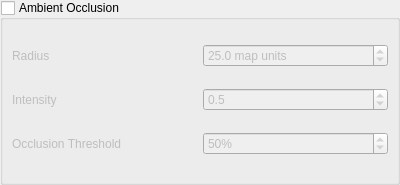
<?xml version="1.0" encoding="UTF-8"?>
<ui version="4.0">
 <class>QgsAmbientOcclusionSettingsWidget</class>
 <widget class="QWidget" name="QgsAmbientOcclusionSettingsWidget">
  <property name="geometry">
   <rect>
    <x>0</x>
    <y>0</y>
    <width>400</width>
    <height>185</height>
   </rect>
  </property>
  <layout class="QGridLayout" name="gridLayout_2">
   <property name="leftMargin">
    <number>0</number>
   </property>
   <property name="topMargin">
    <number>0</number>
   </property>
   <property name="rightMargin">
    <number>0</number>
   </property>
   <property name="bottomMargin">
    <number>0</number>
   </property>
   <item row="0" column="0">
    <widget class="QGroupBox" name="mAmbientOcclusionGroupBox">
     <property name="title">
      <string>Ambient Occlusion</string>
     </property>
     <property name="checkable">
      <bool>true</bool>
     </property>
     <property name="checked">
      <bool>false</bool>
     </property>
     <layout class="QGridLayout" name="gridLayout">
      <item row="0" column="0">
       <widget class="QLabel" name="label_3">
        <property name="text">
         <string>Radius</string>
        </property>
       </widget>
      </item>
      <item row="1" column="0">
       <widget class="QLabel" name="label">
        <property name="text">
         <string>Intensity</string>
        </property>
       </widget>
      </item>
      <item row="0" column="1">
       <widget class="QgsDoubleSpinBox" name="mRadiusSpinBox">
        <property name="suffix">
         <string> map units</string>
        </property>
        <property name="decimals">
         <number>1</number>
        </property>
        <property name="minimum">
         <double>0.100000000000000</double>
        </property>
        <property name="maximum">
         <double>1000.000000000000000</double>
        </property>
        <property name="singleStep">
         <double>1.000000000000000</double>
        </property>
        <property name="value">
         <double>25.000000000000000</double>
        </property>
       </widget>
      </item>
      <item row="1" column="1">
       <widget class="QgsDoubleSpinBox" name="mIntensitySpinBox">
        <property name="decimals">
         <number>1</number>
        </property>
        <property name="minimum">
         <double>0.100000000000000</double>
        </property>
        <property name="maximum">
         <double>3.000000000000000</double>
        </property>
        <property name="singleStep">
         <double>0.100000000000000</double>
        </property>
        <property name="value">
         <double>0.500000000000000</double>
        </property>
       </widget>
      </item>
      <item row="2" column="0">
       <widget class="QLabel" name="label_2">
        <property name="text">
         <string>Occlusion Threshold</string>
        </property>
       </widget>
      </item>
      <item row="2" column="1">
       <widget class="QgsSpinBox" name="mThresholdSpinBox">
        <property name="suffix">
         <string>%</string>
        </property>
        <property name="maximum">
         <number>95</number>
        </property>
        <property name="singleStep">
         <number>5</number>
        </property>
        <property name="value">
         <number>50</number>
        </property>
       </widget>
      </item>
     </layout>
    </widget>
   </item>
  </layout>
 </widget>
 <customwidgets>
  <customwidget>
   <class>QgsDoubleSpinBox</class>
   <extends>QDoubleSpinBox</extends>
   <header>qgsdoublespinbox.h</header>
  </customwidget>
  <customwidget>
   <class>QgsSpinBox</class>
   <extends>QSpinBox</extends>
   <header>qgsspinbox.h</header>
  </customwidget>
 </customwidgets>
 <tabstops>
  <tabstop>mAmbientOcclusionGroupBox</tabstop>
  <tabstop>mRadiusSpinBox</tabstop>
  <tabstop>mIntensitySpinBox</tabstop>
 </tabstops>
 <resources/>
 <connections/>
</ui>
